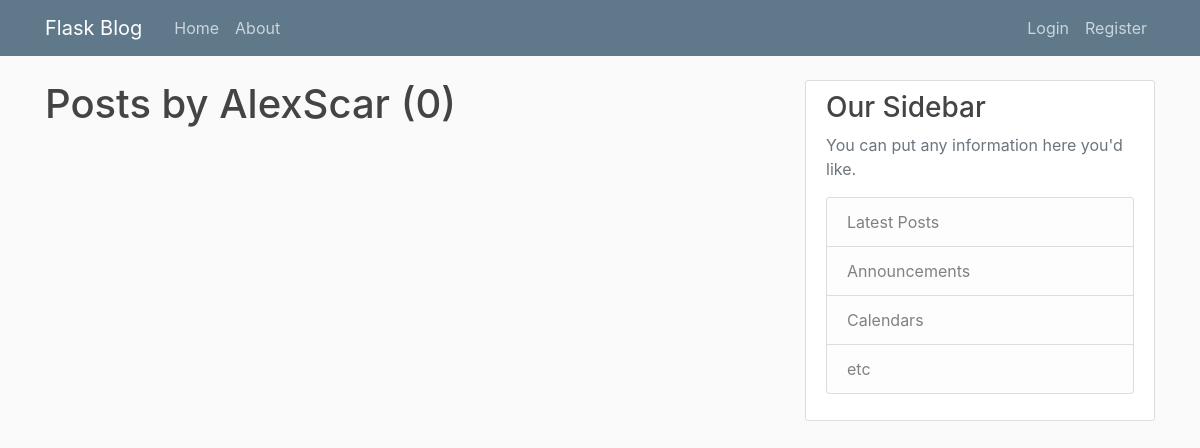
The app's page /user/AlexScar, older data.
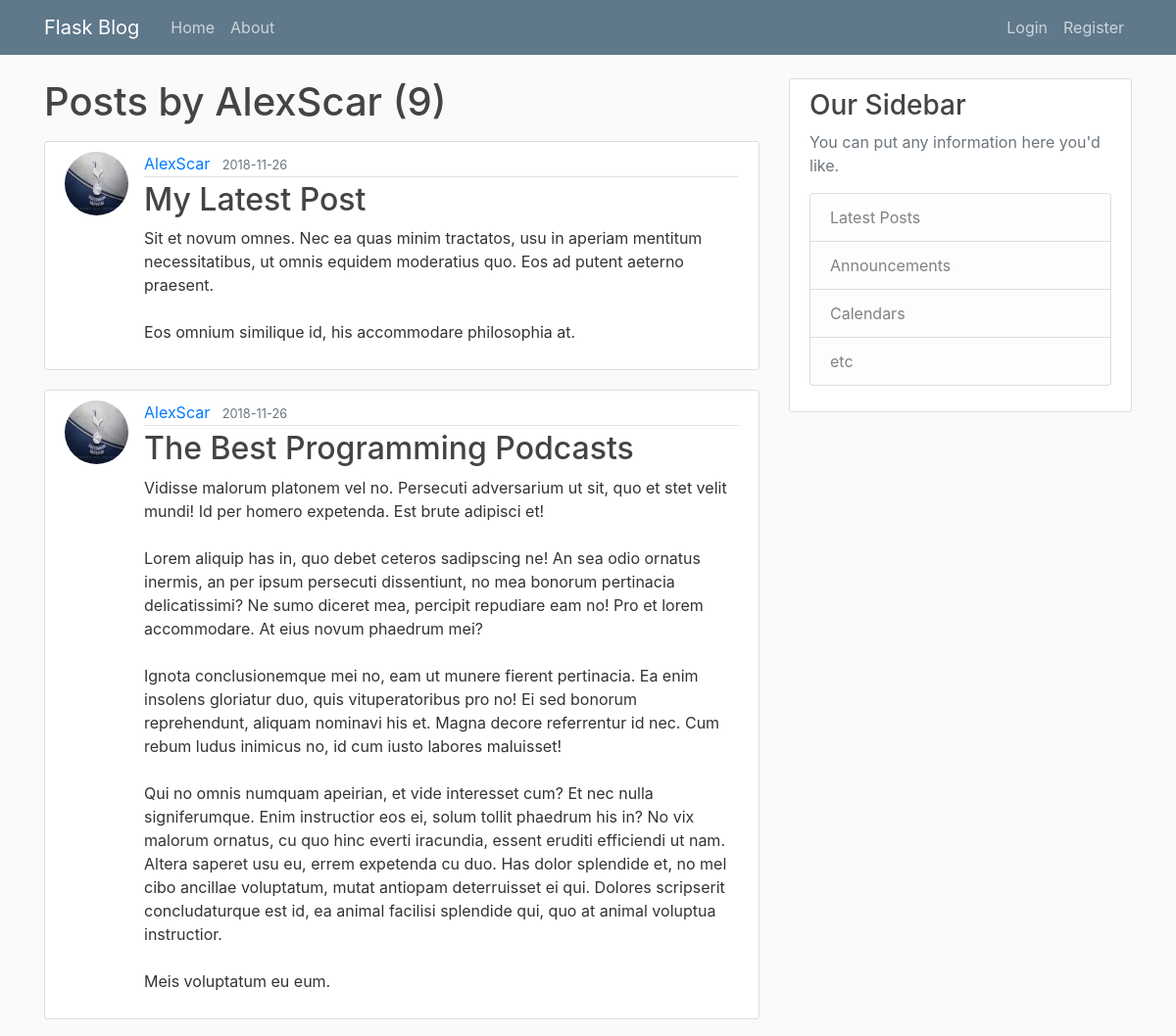
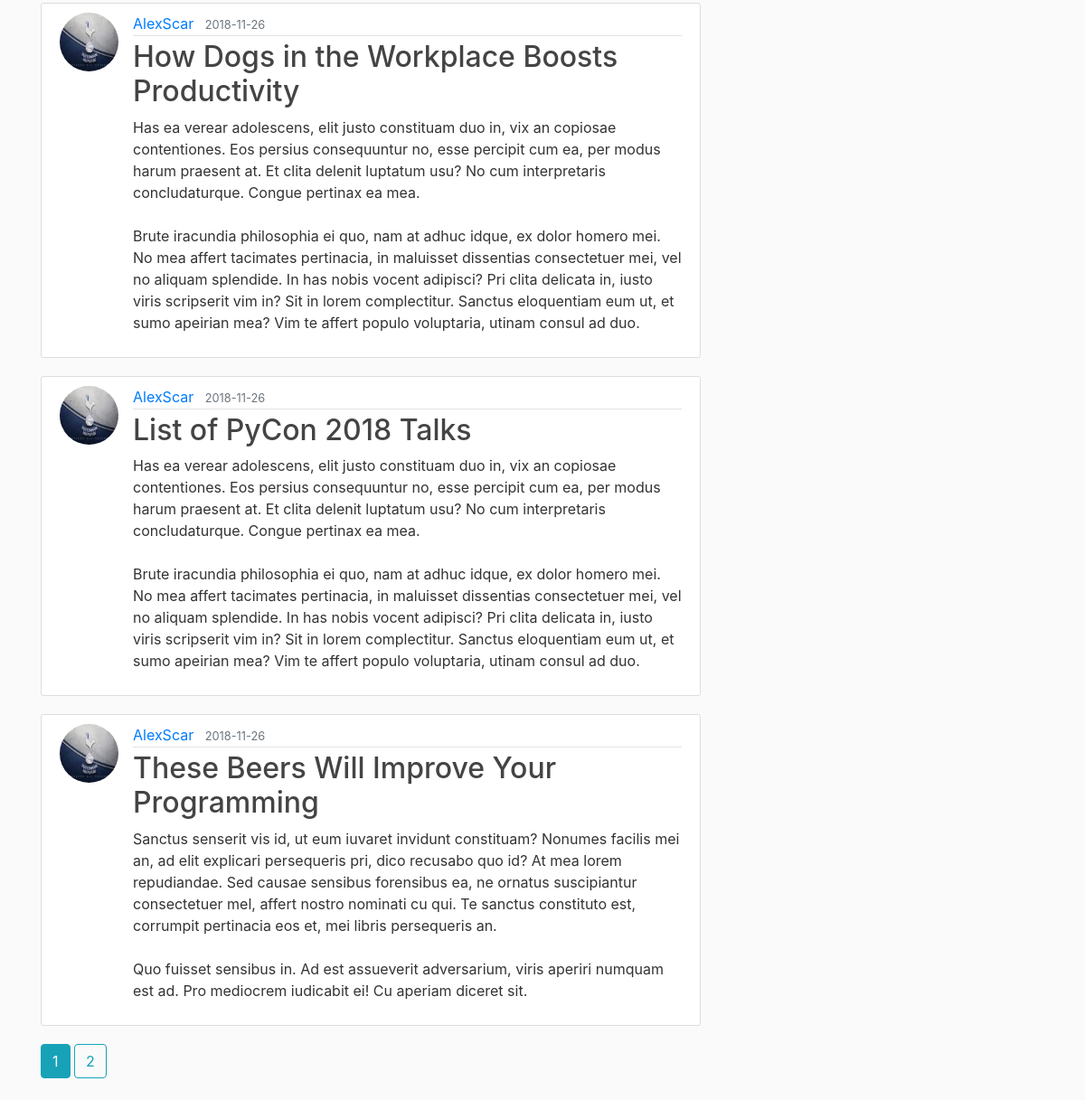
The same page, newer data (2 pictures, top to bottom).
### flask_blog/models.py (models this page shows, shortened)
class Post(db.Model):
    id = db.Column(db.Integer, primary_key=True)
    title = db.Column(db.String(100), nullable=False)
    posted_at = db.Column(db.DateTime, nullable=False, default=datetime.utcnow)
    content = db.Column(db.Text, nullable=False)
    user_id = db.Column(db.Integer, db.ForeignKey('user.id'), nullable=False)

class User(db.Model, UserMixin):
    id = db.Column(db.Integer, primary_key=True)
    username = db.Column(db.String(20), unique=True, nullable=False)
    email = db.Column(db.String(120), unique=True, nullable=False)
    img_file = db.Column(db.String(20), nullable=False, default='default.jpg')
    password = db.Column(db.String(60), nullable=False)
    posts = db.relationship('Post', backref='author', lazy=True)

### flask_blog/users/routes.py (the view)
@users.route('/user/<string:username>')
def user_posts(username):
    page = request.args.get('page', default=1, type=int)
    user = User.query.filter_by(username=username).first_or_404()
    posts = Post.query.filter_by(author=user).order_by(
        Post.posted_at.desc()).paginate(page=page, per_page=5)
    return render_template('user_posts.html', posts=posts, user=user)

### flask_blog/templates/user_posts.html
{% extends 'layout.html' %}
{% block content %}
    <h1 class="mb-3">Posts by {{ user.username }} ({{ posts.total }})</h1>
    {% for post in posts.items %}
        <article class="media content-section">
            <img src="{{ url_for('static', filename='profile_pics/' + post.author.img_file) }}" class="rounded-circle article-img">
            <div class="media-body">
                <div class="article-metadata">
                    <a class="mr-2" href="{{ url_for('users.user_posts', username=post.author.username) }}">
                        {{ post.author.username }}
                    </a>
                    <small class="text-muted">{{ post.posted_at.strftime('%Y-%m-%d') }}</small>
                </div>
                <h2>
                    <a class="article-title" href="{{ url_for('posts.post', post_id=post.id) }}">
                        {{ post.title }}
                    </a>
                </h2>
                <p class="article-content">{{ post.content }}</p>
            </div>
        </article>
    {% endfor %}
    {% for page_num in posts.iter_pages(left_edge=1, right_edge=1, left_current=1, right_current=2) %}
        {% if page_num %}
            {% if posts.page == page_num %}
                <a class="btn btn-info mb-4" href="{{ url_for('users.user_posts', username=user.username, page=page_num) }}">
                    {{ page_num }}
                </a>
            {% else %}
                <a class="btn btn-outline-info mb-4" href="{{ url_for('users.user_posts', username=user.username, page=page_num) }}">
                    {{ page_num }}
                </a>
            {% endif %}
        {% else %}
            ...
        {% endif %}
    {% endfor %}
{% endblock %}

Row changes from the older to the newer data that the page shows:
added Post: img_file (picture), author.username "AlexScar", posted_at "2018-11-26", title "My Latest Post", content "Sit et novum omnes. Nec ea quas minim tractatos, usu in aperiam mentitum necessitatibus, ut omnis equidem moderatius quo. Eos ad putent aeterno praesent. Eos omnium similique id, his accommodare philosophia at."
added Post: img_file (picture), author.username "AlexScar", posted_at "2018-11-26", title "The Best Programming Podcasts", content "Vidisse malorum platonem vel no. Persecuti adversarium ut sit, quo et stet velit mundi! Id per homero expetenda. Est brute adipisci et! Lorem aliquip has in, quo debet ceteros sadipscing ne! An sea odio ornatus inermis, an per ipsum persecuti dissentiunt, no mea bonorum pertinacia delicatissimi? Ne sumo diceret mea, percipit repudiare eam no! Pro et lorem accommodare. At eius novum phaedrum mei? Ignota conclusionemque mei no, eam ut munere fierent pertinacia. Ea enim insolens gloriatur duo, quis vituperatoribus pro no! Ei sed bonorum reprehendunt, aliquam nominavi his et. Magna decore referrentur id nec. Cum rebum ludus inimicus no, id cum iusto labores maluisset! Qui no omnis numquam…"
added Post: img_file (picture), author.username "AlexScar", posted_at "2018-11-26", title "How Dogs in the Workplace Boosts Productivity", content "Has ea verear adolescens, elit justo constituam duo in, vix an copiosae contentiones. Eos persius consequuntur no, esse percipit cum ea, per modus harum praesent at. Et clita delenit luptatum usu? No cum interpretaris concludaturque. Congue pertinax ea mea. Brute iracundia philosophia ei quo, nam at adhuc idque, ex dolor homero mei. No mea affert tacimates pertinacia, in maluisset dissentias consectetuer mei, vel no aliquam splendide. In has nobis vocent adipisci? Pri clita delicata in, iusto viris scripserit vim in? Sit in lorem complectitur. Sanctus eloquentiam eum ut, et sumo apeirian mea? Vim te affert populo voluptaria, utinam consul ad duo."
added Post: img_file (picture), author.username "AlexScar", posted_at "2018-11-26", title "List of PyCon 2018 Talks", content "Has ea verear adolescens, elit justo constituam duo in, vix an copiosae contentiones. Eos persius consequuntur no, esse percipit cum ea, per modus harum praesent at. Et clita delenit luptatum usu? No cum interpretaris concludaturque. Congue pertinax ea mea. Brute iracundia philosophia ei quo, nam at adhuc idque, ex dolor homero mei. No mea affert tacimates pertinacia, in maluisset dissentias consectetuer mei, vel no aliquam splendide. In has nobis vocent adipisci? Pri clita delicata in, iusto viris scripserit vim in? Sit in lorem complectitur. Sanctus eloquentiam eum ut, et sumo apeirian mea? Vim te affert populo voluptaria, utinam consul ad duo."
added Post: img_file (picture), author.username "AlexScar", posted_at "2018-11-26", title "These Beers Will Improve Your Programming", content "Sanctus senserit vis id, ut eum iuvaret invidunt constituam? Nonumes facilis mei an, ad elit explicari persequeris pri, dico recusabo quo id? At mea lorem repudiandae. Sed causae sensibus forensibus ea, ne ornatus suscipiantur consectetuer mel, affert nostro nominati cu qui. Te sanctus constituto est, corrumpit pertinacia eos et, mei libris persequeris an. Quo fuisset sensibus in. Ad est assueverit adversarium, viris aperiri numquam est ad. Pro mediocrem iudicabit ei! Cu aperiam diceret sit."
Text that changed along with them:
{{ posts.total }}: "0" → "9"
new list line: "1"
new list line: "2"
